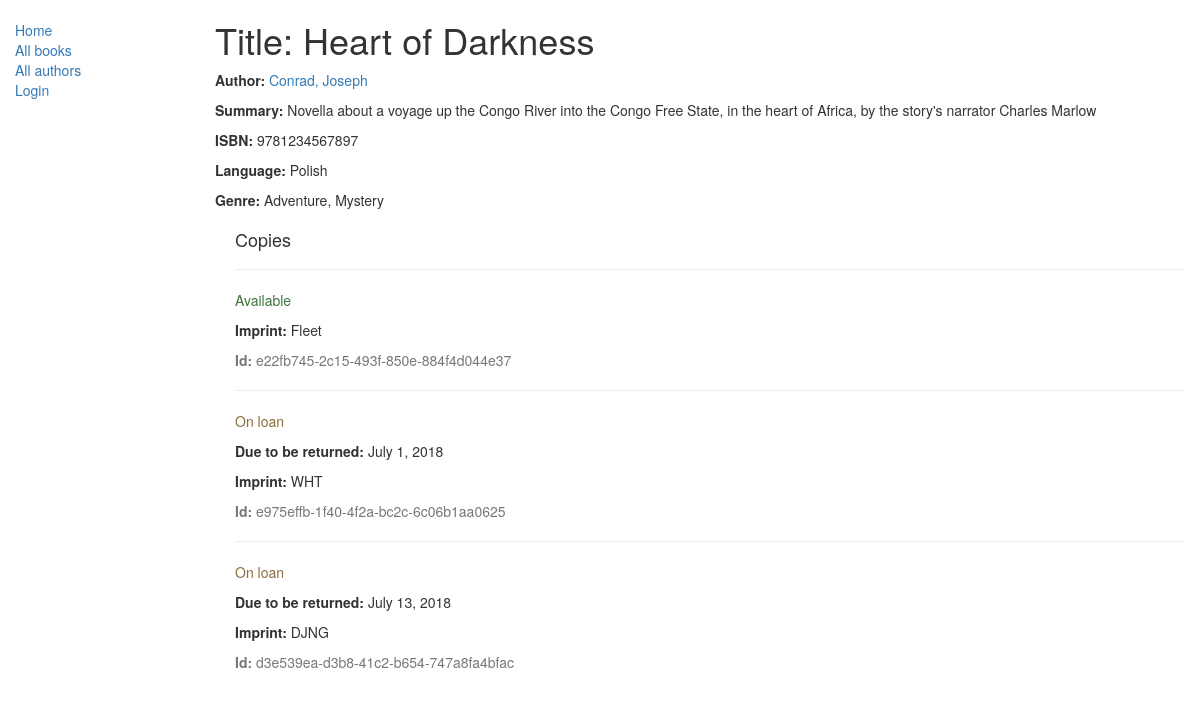
/catalog/book/1, run on the app's committed database.
### catalog/models.py (models this page shows, shortened)
class Book(models.Model):
    title = models.CharField(max_length=200)
    author = models.ForeignKey('Author', on_delete=models.SET_NULL, null=True)
    summary = models.TextField(max_length=1000, help_text='Enter a brief description of the book')
    isbn = models.CharField('ISBN', max_length=13, help_text='13 Character <a href="https://www.isbn-international.org'
                                                             '/content/what-isbn">ISBN number</a>')
    genre = models.ManyToManyField(Genre, help_text='Select a genre for this book')
    language = models.ForeignKey('Language', on_delete=models.SET_NULL, null=True)
    def display_genre(self):
        """
        Creates a string for the Genre. This is required to display genre in Admin.
        """
        return ', '.join([genre.name for genre in self.genre.all()[:3]])
    display_genre.short_description = 'Genre'

class Author(models.Model):
    first_name = models.CharField(max_length=100)
    last_name = models.CharField(max_length=100)
    date_of_birth = models.DateField(null=True, blank=True)
    date_of_death = models.DateField('Died', null=True, blank=True)
    class Meta:
        ordering = ["last_name", "first_name"]
    def __str__(self):
        return '{0}, {1}'.format(self.last_name, self.first_name)

class Language(models.Model):
    name = models.CharField(max_length=200,
                            help_text="Enter a the book's natural language (e.g. English, French, Japanese etc.)")
    def __str__(self):
        return self.name

class Genre(models.Model):
    name = models.CharField(max_length=200, help_text="Enter a book genre (e.g. Science Fiction, French Poetry etc.)")
    def __str__(self):
        return self.name

class BookInstance(models.Model):
    id = models.UUIDField(primary_key=True, default=uuid.uuid4,
                          help_text="Unique ID for this particular book across whole library")
    book = models.ForeignKey('Book', on_delete=models.SET_NULL, null=True)
    imprint = models.CharField(max_length=200)
    due_back = models.DateField(null=True, blank=True)
    borrower = models.ForeignKey(User, on_delete=models.SET_NULL, null=True, blank=True)
    LOAN_STATUS = (
        ('m', 'Maintenance'),
        ('o', 'On loan'),
        ('a', 'Available'),
        ('r', 'Reserved'),
    )
    status = models.CharField(max_length=1, choices=LOAN_STATUS, blank=True, default='m', help_text='Book availability')
    class Meta:
        ordering = ["due_back"]
        permissions = (("can_mark_returned", "Set book as returned"),)

### catalog/views.py (the view)
# urls.py: re_path(r'^book/(?P<pk>\d+)$', views.BookDetailView.as_view(), name='book-detail'),
class BookDetailView(generic.DetailView):
    model = Book

### catalog/templates/catalog/book_detail.html
{% extends "base_generic.html" %}
{% block content %}
  <h1>Title: {{ book.title }}</h1>
  <p><strong>Author:</strong> <a href="{% url 'author-detail' book.author.pk %}">{{ book.author }}</a></p>
  <p><strong>Summary:</strong> {{ book.summary }}</p>
  <p><strong>ISBN:</strong> {{ book.isbn }}</p>
  <p><strong>Language:</strong> {{ book.language }}</p>
  <p><strong>Genre:</strong> {% for genre in book.genre.all %} {{ genre }}{% if not forloop.last %}, {% endif %}{% endfor %}</p>
  <div style="margin-left:20px;margin-top:20px">
    <h4>Copies</h4>
    {% for copy in book.bookinstance_set.all %}
    <hr>
    <p class="{% if copy.status == 'a' %}text-success{% elif copy.status == 'm' %}text-danger{% else %}text-warning{% endif %}">{{ copy.get_status_display }}</p>
    {% if copy.status != 'a' %}<p><strong>Due to be returned:</strong> {{copy.due_back}}</p>{% endif %}
    <p><strong>Imprint:</strong> {{copy.imprint}}</p>
    <p class="text-muted"><strong>Id:</strong> {{copy.id}}</p>
    {% endfor %}
  </div>
{% endblock %}

### catalog/templates/base_generic.html (shortened to what this page needs)
<!DOCTYPE html>
<html lang="en">
<head>
  <link rel="stylesheet" href="https://maxcdn.bootstrapcdn.com/bootstrap/3.3.7/css/bootstrap.min.css">
  {% load static %}
  <link rel="stylesheet" href="{% static 'css/styles.css' %}">
</head>
<body>
  <div class="container-fluid">
    <div class="row">
      <div class="col-sm-2">
      {% block sidebar %}
      <ul class="sidebar-nav">
          <li><a href="{% url 'index' %}">Home</a></li>
          <li><a href="{% url 'books' %}">All books</a></li>
          <li><a href="{% url 'authors' %}">All authors</a></li>
          {% if user.is_authenticated %}
         <li>User: {{ user.get_username }}</li>
          <li><a href="{% url 'my-borrowed' %}">My Borrowed</a></li>
         <li><a href="{% url 'logout'%}?next={{request.path}}">Logout</a></li>
       {% else %}
         <li><a href="{% url 'login'%}?next={{request.path}}">Login</a></li>
       {% endif %}
     {% endblock %}
      </div>
      <div class="col-sm-10 ">
      {% block content %}{% endblock %}
      </div>
    </div>
  </div>
</body>
</html>

### catalog/static/css/styles.css (style rules this page uses)
.sidebar-nav { margin-top: 20px; padding: 0; list-style: none; }

### data on the page
Book: title "Heart of Darkness", author "Conrad, Joseph", summary "Novella about a voyage up the Congo River into the Congo Free State, in the heart of Africa, by the story's narrator Charles Marlow", isbn "9781234567897", language "Polish"
Genre: name "Adventure"
Genre: name "Mystery"
BookInstance: status "Available", imprint "Fleet", id "e22fb745-2c15-493f-850e-884f4d044e37"
BookInstance: status "On loan", due_back "July 1, 2018", imprint "WHT", id "e975effb-1f40-4f2a-bc2c-6c06b1aa0625"
BookInstance: status "On loan", due_back "July 13, 2018", imprint "DJNG", id "d3e539ea-d3b8-41c2-b654-747a8fa4bfac"
